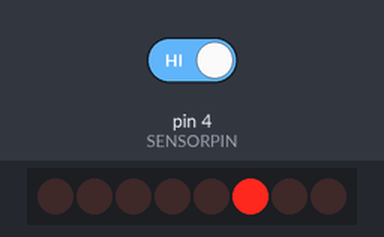
Recording of a sketch running on a simulated Arduino Uno, built with avr-gcc and run on an emulated ATmega328P. Parts: 8 shift-register outputs drawn as a row of LEDs (first output left, lit = HIGH). Wiring (inferred from the names in the program): shift register (74HC595): data pin 12; shift clock pin 11; latch pin 13; OE pin 8. Wiring (inferred from the signals the program sends): row of LEDs: on Q0, Q1, Q2, Q3, Q4, Q5, Q6, Q7. Inputs (shaded band) come from the test bench; at power-on: pin 4 (SENSORPIN) HIGH. What the sketch prints to the serial monitor is not drawn.

Above: at 1.8 s.
1.9 s: pin 4 (SENSORPIN) driven LOW
At 3.2 s:
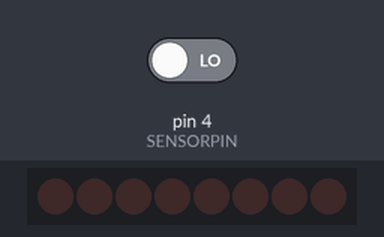
3.5 s: pin 4 (SENSORPIN) driven HIGH
At 3.9 s:
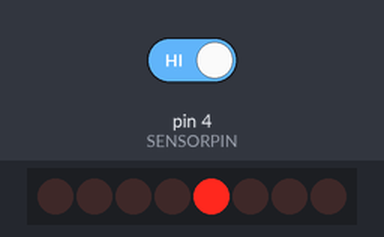
At 4.4 s:
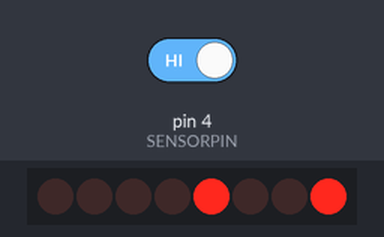
Timing chart, 0 to 23.5 s (numbered marks = the images above; inputs shaded):
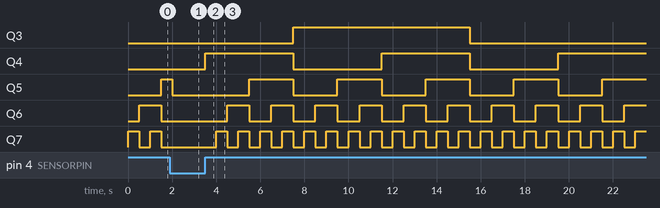

The sketch:

IR_CutShiftRegister.ino
```cpp
#define SENSORPIN 4

#define latchPin 13
#define dataPin 12
#define clockPin 11
#define OE 8 //using new pin on shift register as an output
             //if HIGH shift register operates normally
             //if LOW power to the shift register is cut

byte leds = 0;

void setup() {
  pinMode(latchPin, OUTPUT);
  pinMode(clockPin, OUTPUT);
  pinMode(dataPin, OUTPUT);
  pinMode(OE, OUTPUT);

  digitalWrite(SENSORPIN, HIGH); // turn on the pullup
  Serial.begin(9600);
}

void loop(){
  int sensorState = digitalRead(SENSORPIN);
  digitalWrite(OE, HIGH);
  if (sensorState != LOW) //power is getting cut but the count it was at is not reset
  {
    digitalWrite(OE, LOW);
  }

updateShiftRegister();
   delay(500);
}

void updateShiftRegister()
{
  leds = leds + 1;
  leds = leds % 256;
  digitalWrite(latchPin, LOW);
  shiftOut(dataPin, clockPin, LSBFIRST, leds);
  digitalWrite(latchPin, HIGH);
  Serial.print(leds);
}
```

Measured:
- after the input at 3.5 s, Q3: LOW → HIGH after 4.0 s, → LOW 8.0 s later; Q4: alternates HIGH for 4.0 s and LOW for 4.0 s, starting at once; Q5: alternates HIGH for 2.0 s and LOW for 2.0 s, starting after 2.0 s; Q6: alternates HIGH for 1.0 s and LOW for 1.0 s, starting after 1.0 s; Q7: alternates HIGH for 0.50 s and LOW for 0.50 s, starting after 0.50 s
